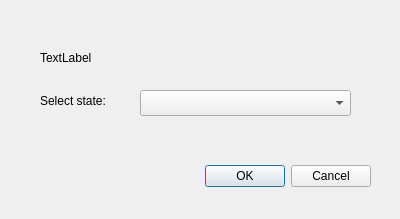
<?xml version="1.0" encoding="UTF-8"?>
<ui version="4.0">
 <class>Dialog</class>
 <widget class="QDialog" name="Dialog">
  <property name="geometry">
   <rect>
    <x>0</x>
    <y>0</y>
    <width>400</width>
    <height>219</height>
   </rect>
  </property>
  <property name="windowTitle">
   <string>Selct state</string>
  </property>
  <widget class="QDialogButtonBox" name="buttonBox">
   <property name="geometry">
    <rect>
     <x>30</x>
     <y>160</y>
     <width>341</width>
     <height>32</height>
    </rect>
   </property>
   <property name="orientation">
    <enum>Qt::Horizontal</enum>
   </property>
   <property name="standardButtons">
    <set>QDialogButtonBox::Cancel|QDialogButtonBox::Ok</set>
   </property>
  </widget>
  <widget class="QLabel" name="label">
   <property name="geometry">
    <rect>
     <x>40</x>
     <y>50</y>
     <width>331</width>
     <height>16</height>
    </rect>
   </property>
   <property name="text">
    <string>TextLabel</string>
   </property>
  </widget>
  <widget class="QComboBox" name="comboBox">
   <property name="geometry">
    <rect>
     <x>140</x>
     <y>90</y>
     <width>211</width>
     <height>26</height>
    </rect>
   </property>
  </widget>
  <widget class="QLabel" name="label_2">
   <property name="geometry">
    <rect>
     <x>40</x>
     <y>90</y>
     <width>81</width>
     <height>21</height>
    </rect>
   </property>
   <property name="text">
    <string>Select state:</string>
   </property>
  </widget>
 </widget>
 <resources/>
 <connections>
  <connection>
   <sender>buttonBox</sender>
   <signal>accepted()</signal>
   <receiver>Dialog</receiver>
   <slot>accept()</slot>
   <hints>
    <hint type="sourcelabel">
     <x>248</x>
     <y>254</y>
    </hint>
    <hint type="destinationlabel">
     <x>157</x>
     <y>274</y>
    </hint>
   </hints>
  </connection>
  <connection>
   <sender>buttonBox</sender>
   <signal>rejected()</signal>
   <receiver>Dialog</receiver>
   <slot>reject()</slot>
   <hints>
    <hint type="sourcelabel">
     <x>316</x>
     <y>260</y>
    </hint>
    <hint type="destinationlabel">
     <x>286</x>
     <y>274</y>
    </hint>
   </hints>
  </connection>
 </connections>
</ui>
